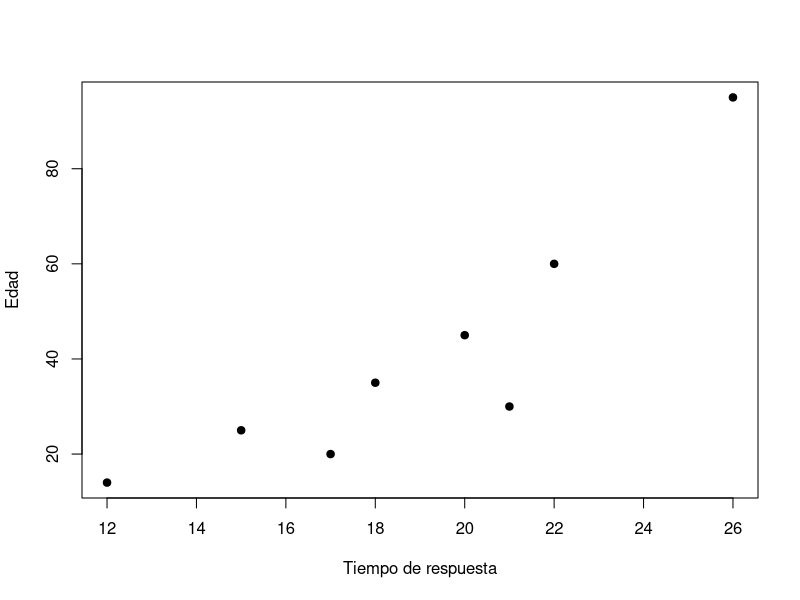
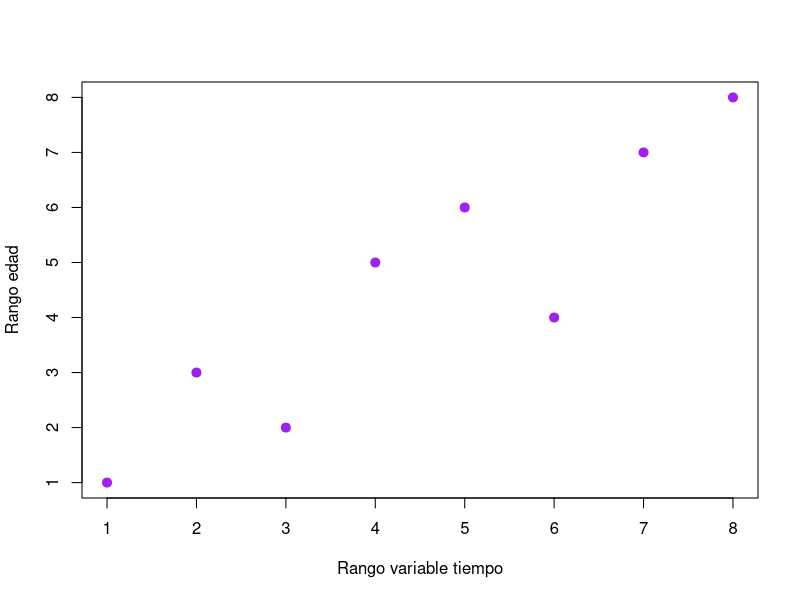
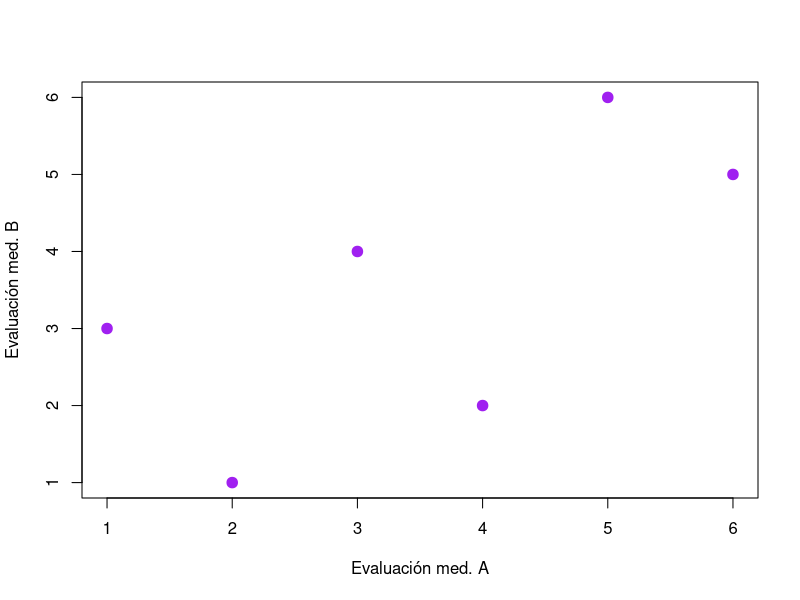

Generate these figures, in order, with R:
#Coeficiente de correlación de Spearman ----------------------------------
  
  
  resp <- data.frame (
    Tiempo =c(12, 15, 17, 18, 20, 21, 22, 26),
    Edad = c(14, 25, 20, 35, 45, 30, 60, 95)
  )
  resp
  
  plot(resp$Tiempo, resp$Edad,
       col = "black",
       pch = 19,
       xlab = "Tiempo de respuesta",
       ylab= "Edad")
  
  resp$Rango_Tiempo <- rank(resp$Tiempo, ties.method = "first")
  resp$Rango_Edad <- rank(resp$Edad, ties.method = "first")
  
  # Ver resultado
  resp
  
  plot(resp$Rango_Tiempo, resp$Rango_Edad,
       col = "purple", #color de datos
       pch = 19, #cambia el simbolo
       cex = 1.2, #modifica el tamaño del simbolo
       xlab = "Rango variable tiempo", #Eje x
       ylab= "Rango edad" #eje Y
)
  
  cor.test(resp$Rango_Tiempo, resp$Rango_Edad, method = "spearman")
  
  
  
  # Tau de Kendall ----------------------------------------------------------
  
  
  tau <- data.frame(
    A = c(1, 2, 3, 4, 5, 6),
    B = c(3, 1, 4, 2, 6, 5)
  )
  cor.test(tau$A, tau$B, method = "kendall")
  
  
  plot(tau$A, tau$B,
       col = "purple", #color de datos
       pch = 19, #cambia la forma del simbolo
       cex = 1.4, #modifica el tamaño del simbolo
       xlab = "Evaluación med. A", #Eje x
       ylab= "Evaluación med. B" #eje Y)
  )
  
  # La evaluacion de la salud de los pacientes por ambos medicos de forma individual no es coincidente
  # su coefciente de correlacion es medio (0.46)
  # y no presenta significancia estadistica (p-value= 0.2722)
